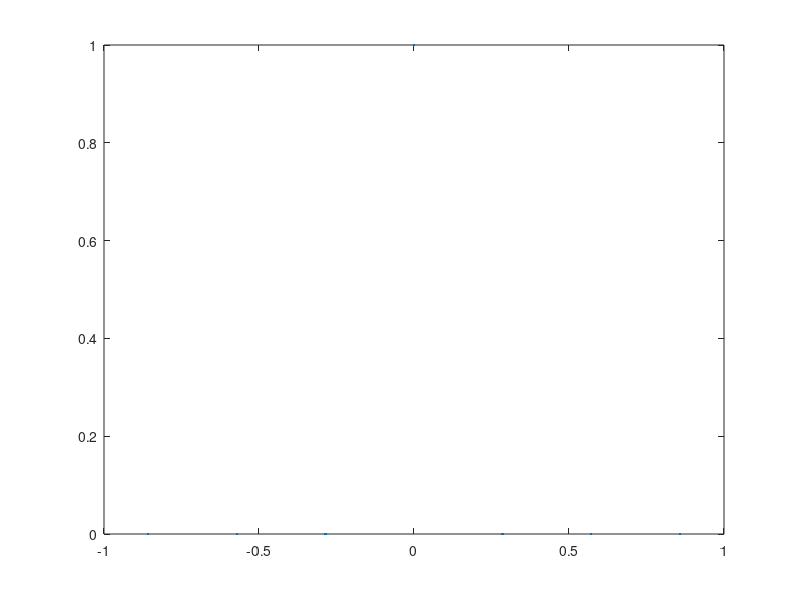

The MATLAB script that drew this image: (Note: this script raises an error after producing the figure.)
%%
% We get a cardinal function if we use data that is one at a node and zero
% at the others. 
N = 7;  n = (N-1)/2;
t = 2*(-n:n)'/N;
y = zeros(N,1);  y(n+1) = 1;
plot(t,y,'.'), hold on

p = triginterp(t,y);
fplot(p,[-1 1])
xlabel('x'), ylabel('p(x)')   % ignore this line
title('Trig cardinal function')    % ignore this line

%%
% Here is a 2-periodic function and one of its interpolants.
clf
f = @(x) exp(sin(pi*x)-2*cos(pi*x));
fplot(f,[-1 1]), hold on
y = f(t);  plot(t,y,'.')
fplot(triginterp(t,y),[-1 1])
xlabel('x'), ylabel('p(x)')   % ignore this line
title('Trig interpolation')    % ignore this line

%%
% The convergence of the interpolant is exponential (spectral). We let $N$
% go needlessly large here in order to demonstrate that unlike polynomials,
% trigonometric interpolation is stable on equally spaced nodes.
N = (3:3:90)';
err = 0*N;
x = linspace(-1,1,1601)';  % for measuring error
for k = 1:length(N)
    n = (N(k)-1)/2;   t = 2*(-n:n)'/N(k);
    p = triginterp(t,f(t));
    err(k) = norm(f(x)-p(x),inf);
end
clf, semilogy(N,err,'.-')
axis tight, title('Error in trig interpolation')   % ignore this line
xlabel('N'), ylabel('max error')   % ignore this line